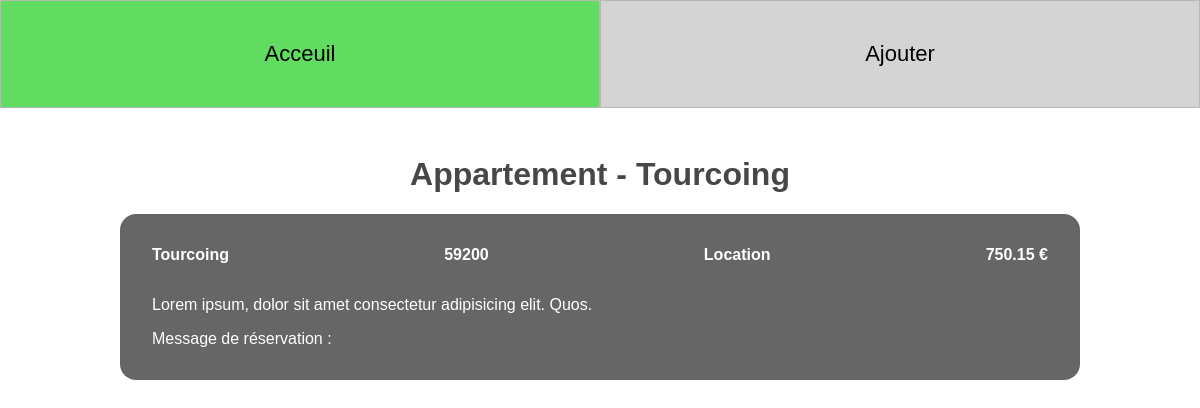
The app's page /EvalPHP/src/views/detail?id=21 with its own data.
### tables this page shows
CREATE TABLE IF NOT EXISTS `advert` (
  `id` int(11) NOT NULL AUTO_INCREMENT,
  `title` varchar(30) NOT NULL,
  `description` varchar(100) NOT NULL,
  `postal_code` int(11) NOT NULL,
  `city` varchar(20) NOT NULL,
  `type` varchar(20) NOT NULL,
  `price` float NOT NULL,
  `reservation_message` varchar(100) DEFAULT NULL,
  PRIMARY KEY (`id`)
);

### EvalPHP/src/controllers/detailCtrl.php (called while the page is built, shortened)
<?php
require '../models/Adverts.php';
$advert = new Adverts($base, $key);
$adverts = $advert->getAdvert((int) $_GET['id']);

### EvalPHP/src/models/Database.php (called while the page is built, shortened)
<?php
class Database
{
	private $db;
	public function __construct($base, $key)
	{
		$this->db = new PDO($base, $key);
	}
	public function getDb()
	{
		return $this->db;
	}
}

### EvalPHP/src/models/Adverts.php (called while the page is built, shortened)
<?php
require 'Database.php';
class Adverts extends Database
{
    public function getAdvert($id)
    {
        $query = 'SELECT * FROM `advert` WHERE `id`=' . $id;
        $res = $this->getDb()->query($query);
        $adverts = $res->fetchAll(PDO::FETCH_OBJ);
        return $adverts;
    }
}

### EvalPHP/src/views/detail.php (the view, shortened to what this page needs)
<?php
require '../controllers/detailCtrl.php';
?>
<!DOCTYPE html>
<html lang="en">
<head>
    <link rel="stylesheet" href="../../assets/css/stylesheet.css">
</head>
<body>
    <nav>
        <ul class="flex">
            <li><a class="flex" href="./list.php">Acceuil</a></li>
            <li><a class="flex" href="./add.php">Ajouter</a></li>
        </ul>
    </nav>
    <header>
        <h1>
            <?= $adverts[0]->title . ' - '; ?>
            <?= $adverts[0]->city; ?>
        </h1>
    </header>
    <ul class="listAdverts flex">
        <li class="advert">
            <div class="flex title">
                <p><?= $adverts[0]->city; ?></p>
                <p><?= $adverts[0]->postal_code; ?></p>
                <p><?= $adverts[0]->type; ?></p>
                <p><?= $adverts[0]->price; ?> &euro;</p>
            </div>
            <div>
                <p><?= $adverts[0]->description; ?></p>
                <p><?= "Message de réservation : " . $adverts[0]->reservation_message; ?></p>
            </div>
        </li>
    </ul>
</body>
</html>

### EvalPHP/assets/css/stylesheet.css (style rules this page uses)
html { font-family: Verdana, Geneva, Tahoma, sans-serif; }
body { margin: 0; }
nav { width: 100%; margin: 0; }
nav ul { width: 100%; margin: 0; padding: 0; }
nav ul li { width: 50%; list-style-type: none; }
nav ul li a { padding: 2.5rem; background-color: rgb(212, 212, 212); border: rgb(184, 184, 184) 1px solid; color: black; text-decoration: none; font-size: 22px; justify-content: center; transition: 0.5s; }
header { margin-top: 3rem; }
h1 { text-align: center; color: rgb(71, 71, 71); }
.flex { display: flex; }
.listAdverts { flex-direction: column; padding: 0; width: 80%; margin: 0 auto; }
.advert { margin-bottom: 1rem; list-style-type: none; background-color: rgb(102, 102, 102); border-radius: 1rem; color: rgb(255, 255, 255); padding: 1rem 2rem; }
.title { justify-content: space-between; font-weight: 700; }

### records on screen
advert: title "Appartement", city "Tourcoing", postal_code "59200", type "Location", price "750.15", description "Lorem ipsum, dolor sit amet consectetur adipisicing elit. Quos."
